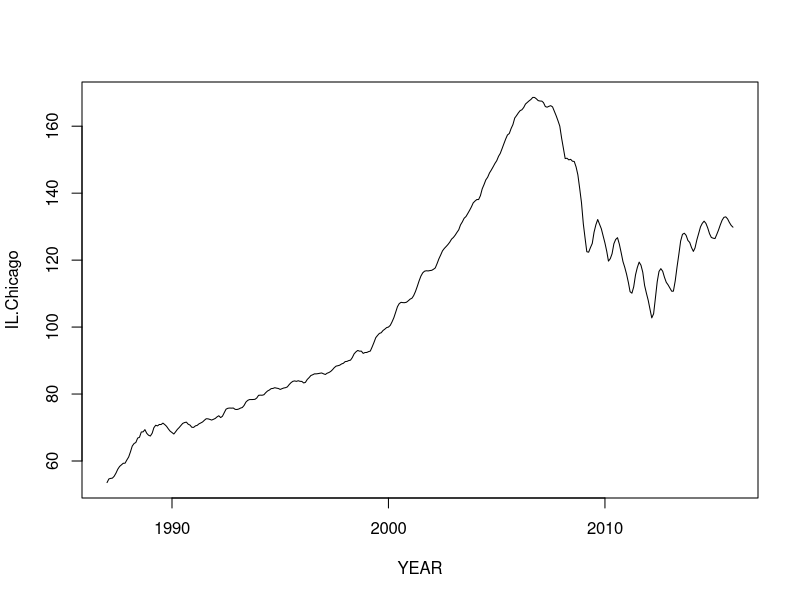
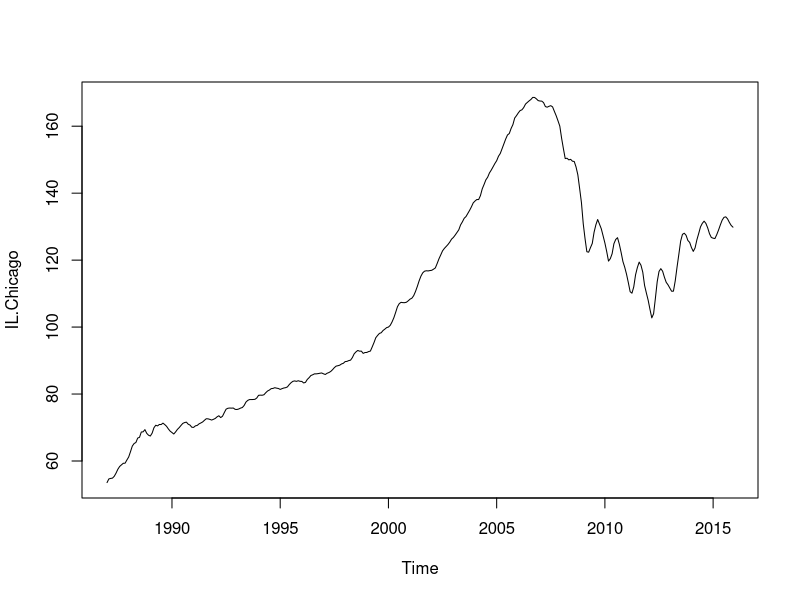
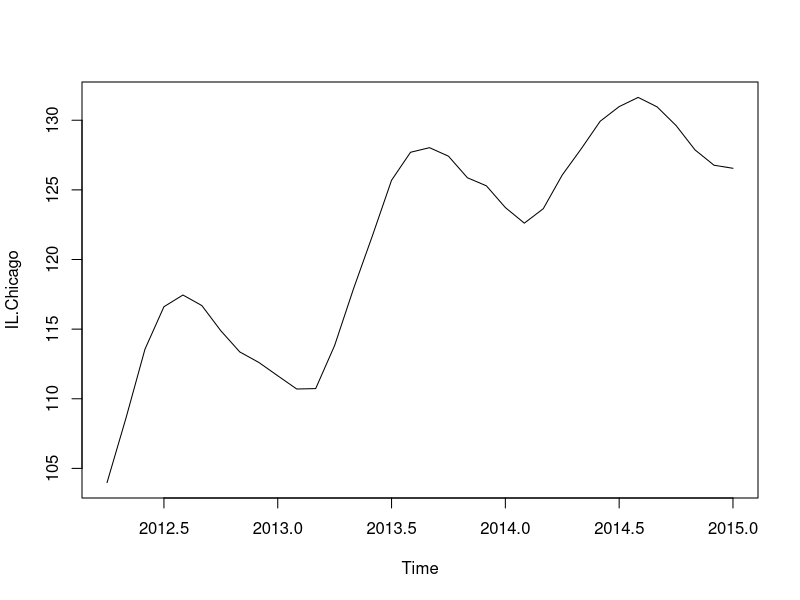
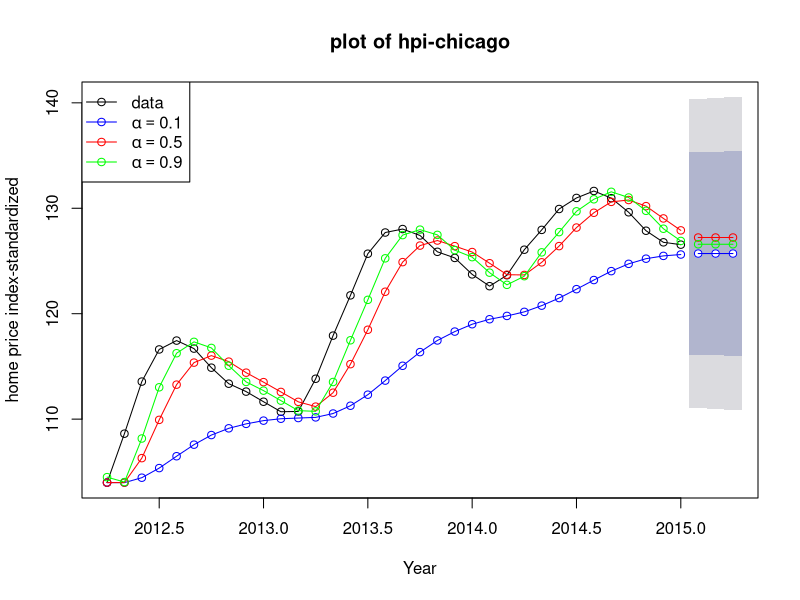
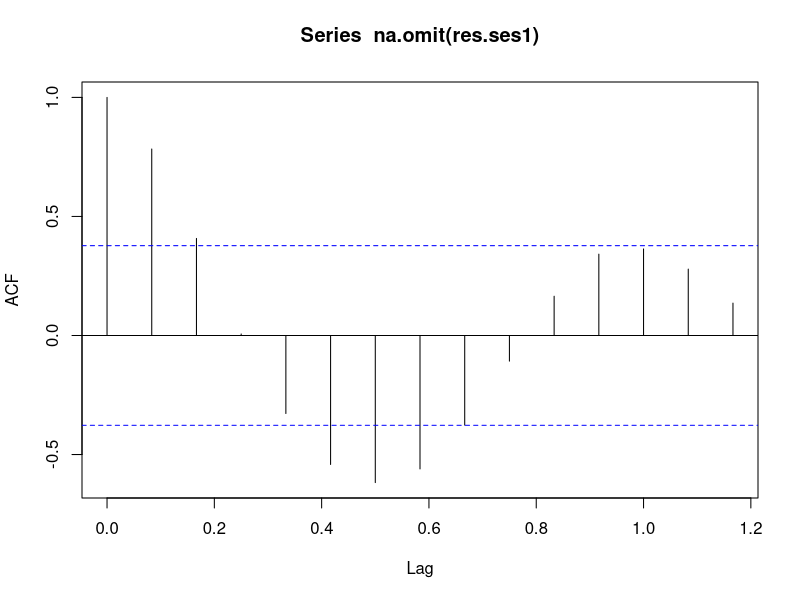
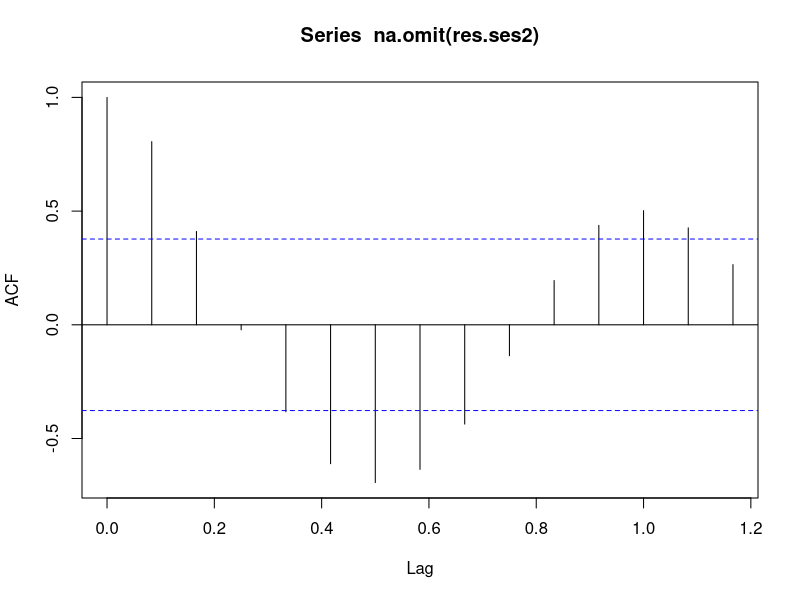
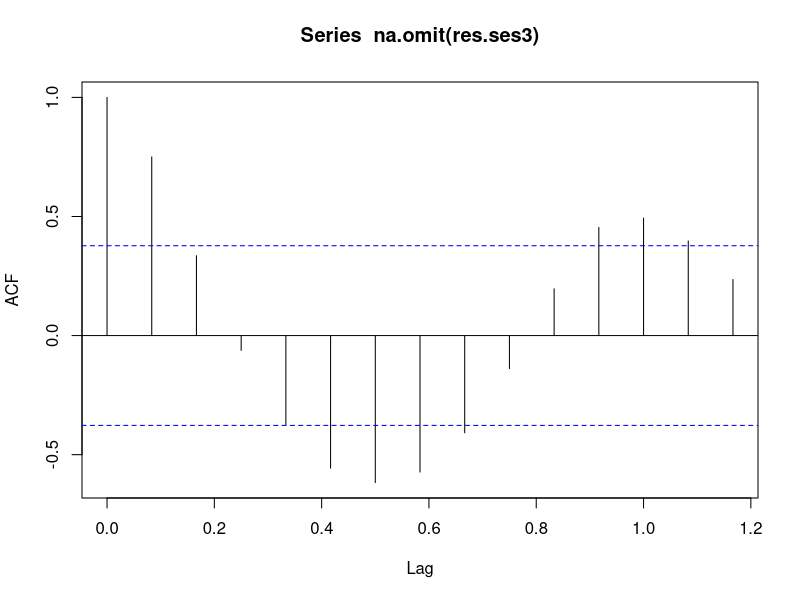
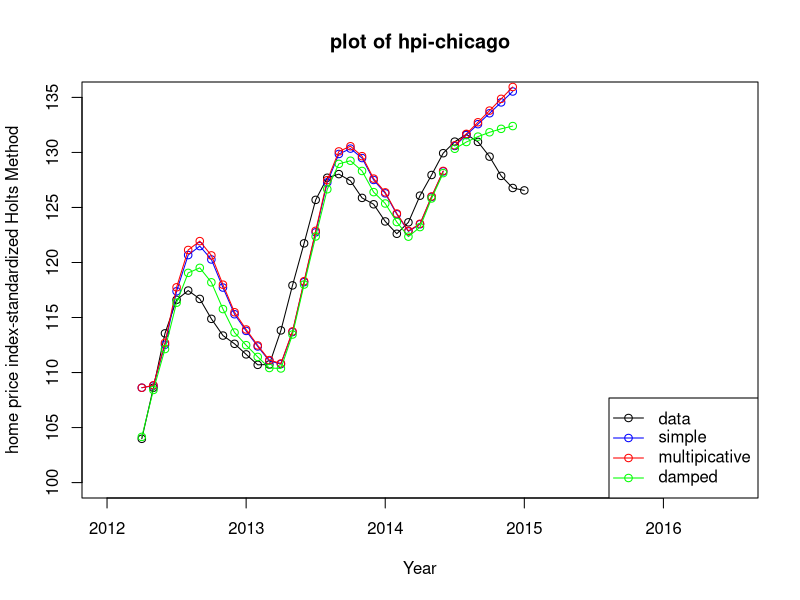

R code for these plots, in order:
# Lab 3
# from "FORECASTING METHODS INFS495-SPRING-2016" 
#
#############################################################
## Step 0: Getting started with R
## Download the file "hpi.csv" from Sakai and save them in a 
## folder LAB03. I will refer your location as yourdirectory 
#############################################################
##setwd("use destination on your PC or MAC")
##Read the file in a dataframe with pipe (|) delimiter. 
hpi=read.csv("hpi.csv",sep="|")

##lets subset the relevant data from the entire dataset. 
hpi.ss=hpi[c("YEAR","IL.Chicago")]

## convert the IL.chicago to the standard inflation adjustment transformation. 
## install package to do some manipulation with year column and remove space and append 01 to make it look like a date and not string. 

install.packages("stringr")
library(stringr)
## Remove the empty space between year and month and then put 01 in the front of the string. 
## ^ means starting of the string. 
hpi.ss$YEAR=str_replace(str_replace(hpi.ss$YEAR," ",""),"^","01")
## convert this string into a data by using as.Date function.  We need to give the format. %d stands for day
## %B stands for month in full form e.g. March. %Y stands for year in full form e.g. 2016. 
hpi.ss$YEAR=as.Date(hpi.ss$YEAR,"%d%B%Y")
## Lets plot the graph. 
plot(hpi.ss,type='l')

##However, hpi.ss is a dataframe and we need to convert it into a time series datatype. 
## We will create a function that takes the two inputs (dataframe like hpi.ss and frequency of the data)
## since our data is monthly, our frequency is 12.  If it was quarterly ...
## The function extracts start year, start month, end year, end month and use ts function to create a time series. 
DataframeTS = function(x,y) {
  styr=as.numeric(format((head(x[1],1)),"%Y"))
  stmth=as.numeric(format((head(x[1],1)),"%m"))
  endyr=as.numeric(format((tail(x[1],1)),"%Y"))
  endmth=as.numeric(format((tail(x[1],1)),"%m"))
  return(ts(x[2],start=c(styr,stmth),end=c(endyr,endmth),frequency=y))
}
## Use this function to create a time series.  
hpi.ts=DataframeTS(hpi.ss,12)

## lets plot it with line type= line. 
plot.ts(hpi.ts,type='l')

## So lets pick a smaller slice that has consistent trend. 
hpi.win=window(hpi.ts,start=2012+.25,end=2015)

plot.ts(hpi.win)
## Lets try Simple exponential smoothing method 
##(it is a constant method and we know we have trends and seasonality but try it to see how well it does)
install.packages("forecast")
library(forecast)

fit1 <- ses(hpi.win, alpha = 0.1, initial = "simple", h = 3)
fit2 <- ses(hpi.win, alpha = 0.5, initial = "simple", h = 3)
fit3 <- ses(hpi.win, alpha = 0.9, h= 3)

plot(fit1, plot.conf=FALSE, ylab="home price index-standardized",
     xlab="Year", main="plot of hpi-chicago", fcol="white", type="o")
lines(fitted(fit1), col="blue", type="o")
lines(fitted(fit2), col="red", type="o")
lines(fitted(fit3), col="green", type="o")
lines(fit1$mean, col="blue", type="o")
lines(fit2$mean, col="red", type="o")
lines(fit3$mean, col="green", type="o")
legend("topleft",lty=1, col=c(1,"blue","red","green"), 
       c("data", expression(alpha == 0.1), expression(alpha == 0.5),
         expression(alpha == 0.9)),pch=1)

hpi.test=window(hpi.win,start=2014+.5)
hpi.train=window(hpi.win,end=2014+.45)

hpi.ses1=ses(hpi.train,alpha=0.1,initial="simple",h=6)
hpi.ses2=ses(hpi.train,alpha=0.5,initial="simple",h=6)
hpi.ses3=ses(hpi.train,alpha=0.9,initial="simple",h=6)


accuracy(hpi.ses1,hpi.test)
accuracy(hpi.ses2,hpi.test)
accuracy(hpi.ses3,hpi.test)

res.ses1=residuals(hpi.ses1)
res.ses2=residuals(hpi.ses2)
res.ses3=residuals(hpi.ses3)

acf(na.omit(res.ses1))
acf(na.omit(res.ses2))
acf(na.omit(res.ses3))

Box.test(na.omit(res.ses1),lag=6,fitdf=0,type="L")
Box.test(na.omit(res.ses2),lag=6,fitdf=0,type="L")
Box.test(na.omit(res.ses3),lag=6,fitdf=0,type="L")

## Lets talk about Holts Method to take care of trend in the data. 

fit1=holt(hpi.train, alpha = 0.8, beta = 0.2, initial = "simple", h = 6)
## should the trend shows exponential shape, exponential=true ** multiplicative model. 
fit2 =holt(hpi.train, alpha = 0.8, beta = 0.2, initial = "simple", exponential = TRUE, h = 6)
fit3 = holt(hpi.train, alpha = 0.8, beta = 0.2, damped = TRUE, initial = "optimal", h = 6)


plot(hpi.win, ylab="home price index-standardized Holts Method",
     xlab="Year", xlim=c(2012.0,2016.5),ylim=c(100,135), main="plot of hpi-chicago", col="black", type="o")
lines(fitted(fit1), col="blue", type="o")
lines(fitted(fit2), col="red", type="o")
lines(fitted(fit3), col="green", type="o")
lines(fit1$mean, col="blue", type="o")
lines(fit2$mean, col="red", type="o")
lines(fit3$mean, col="green", type="o")
legend("bottomright",lty=1, col=c(1,"blue","red","green"), 
       c("data", expression(simple), expression(multipicative),
         expression(damped)),pch=1)

accuracy(fit1,hpi.test)
accuracy(fit2,hpi.test)
accuracy(fit3,hpi.test)

res.fit1=residuals(fit1)
res.fit2=residuals(fit2)
res.fit3=residuals(fit3)

acf(na.omit(res.fit1))
acf(na.omit(res.fit2))
acf(na.omit(res.fit3))

Box.test(na.omit(res.fit1),lag=6,fitdf=0,type="L")
Box.test(na.omit(res.fit2),lag=6,fitdf=0,type="L")
Box.test(na.omit(res.fit3),lag=6,fitdf=0,type="L")

## But we know that data has seasonality and so lets explore Holts Winter Method. 

fit1 <- hw(hpi.train,seasonal="additive",h=6)
fit2 <- hw(hpi.train,seasonal="multiplicative",h=6)

plot(hpi.win, ylab="home price index-standardized Holts Method",
     xlab="Year", xlim=c(2012.0,2016.5),ylim=c(100,135), main="plot of hpi-chicago", col="black", type="o")
lines(fitted(fit1), col="blue", type="o")
lines(fitted(fit2), col="red", type="o")
lines(fit1$mean, col="blue", type="o")
lines(fit2$mean, col="red", type="o")
legend("bottomright",lty=1, col=c(1,"blue","red","green"), 
       c("data", "multipicative",
         "additive"),pch=1)
		 
accuracy(fit1,hpi.test)
accuracy(fit2,hpi.test)

res.fit1=residuals(fit1)
res.fit2=residuals(fit2)

acf(na.omit(res.fit1))
acf(na.omit(res.fit2))

Box.test(na.omit(res.fit1),lag=6,fitdf=0,type="L")
Box.test(na.omit(res.fit2),lag=6,fitdf=0,type="L")
######################################################################


 
